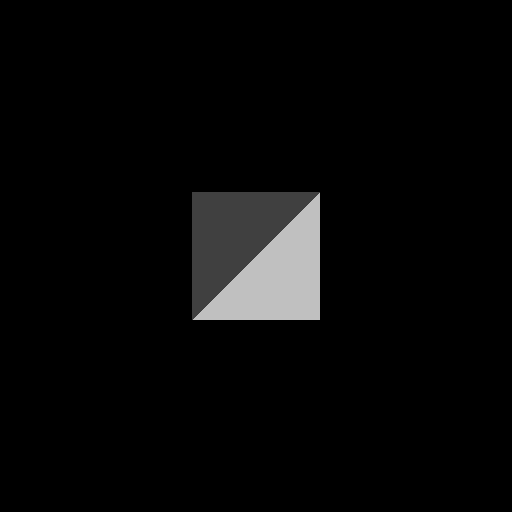
Frame 1 (no input)
Frame 60 (the mouse pressed at the canvas centre just before this capture): identical to frame 1, image omitted
Frame 120 (the mouse held since frame 60 and released just before this capture): identical to frame 1, image omitted

The Processing sketch that drew this single still picture (run headless with seeded random() and noise(); from frame 60 on, the mouse is pressed at the canvas centre):

// Processing sketch: SeamlessTest
// ── SeamlessTest.pde
void setup() {
  size(512, 512);
  noStroke();
  noSmooth();
}

void draw() {
  background(0);
  float[] nw = {0, 0}, ne = {128, 0}, sw = {0, 128}, se = {128, 128};
  
  translate(192, 192);
  
  fill(64);
  triangle(nw[0], nw[1], ne[0], ne[1], sw[0], sw[1]);
  
  fill(192);
  triangle(ne[0], ne[1], sw[0], sw[1], se[0], se[1]);
}
